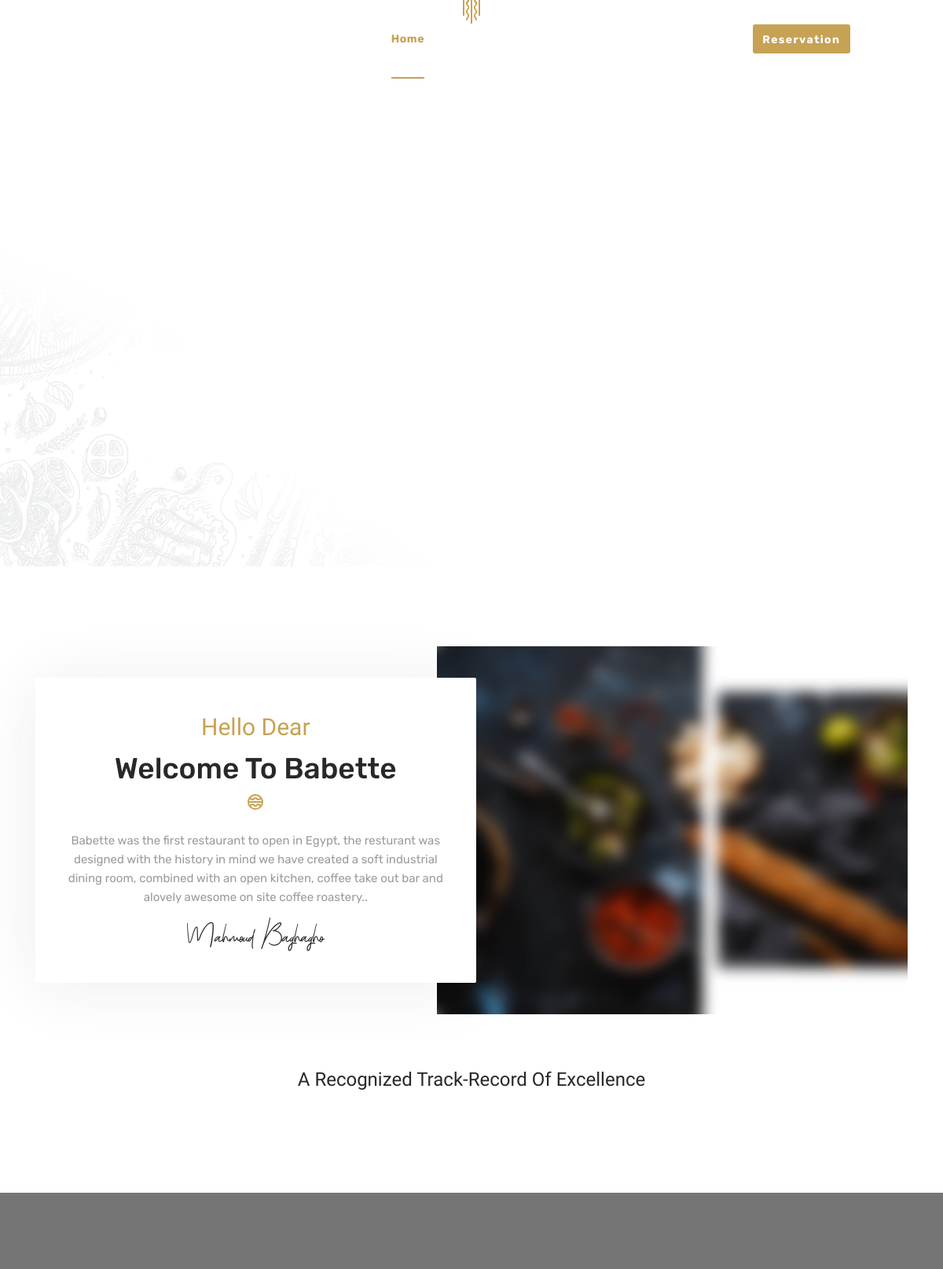
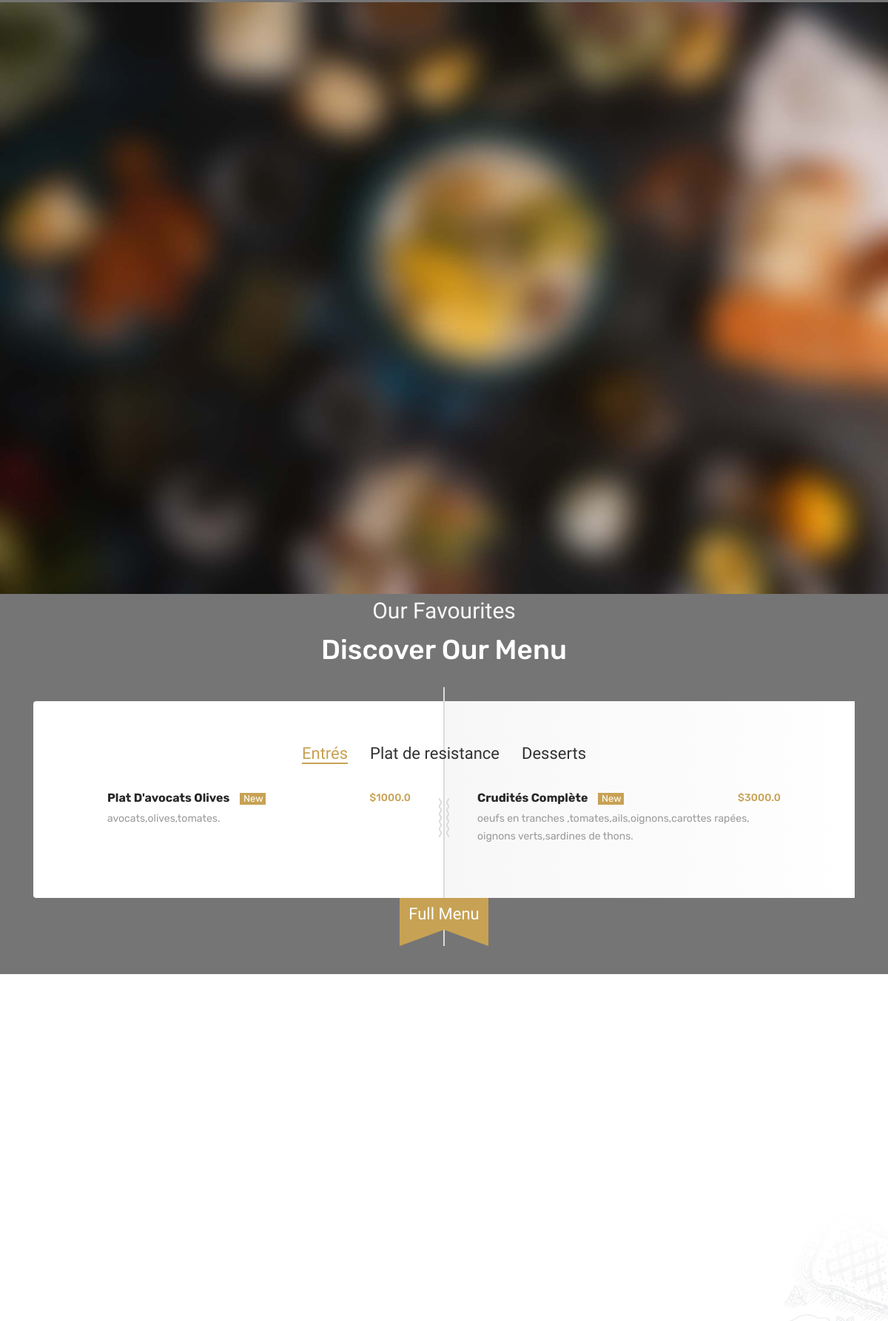
The page / (upper part) on the database its author committed (2 pictures, top to bottom).
### restaurant/models.py (models this page shows, shortened)
class Categorie(models.Model):
    titre = models.CharField(max_length=255, unique=True)
    status = models.BooleanField(default=True)
    date_add = models.DateTimeField(auto_now_add=True)
    date_update = models.DateTimeField(auto_now=True)
    class Meta:
        verbose_name = "Categorie"
        verbose_name_plural = "Categories"
    @property
    def getMenus(self) -> QuerySet:
        return self.menus.filter(status=True)
    @property
    def getMenusTwoPart(self) -> list:
        if len(self.getMenus) > 0:
            return [self.getMenus[:(self.getMenus.count() // 2)],
                    self.getMenus[(self.getMenus.count() // 2):]]
        else:
            return []

class Menu(models.Model):
    categorie = models.ForeignKey(Categorie, on_delete=models.CASCADE, related_name='menus')
    titre = models.CharField(max_length=255, unique=True)
    cover = models.ImageField('restaurant/menu')
    ingredients = models.ManyToManyField(Ingredient, related_name='menus')
    isrecommended = models.BooleanField(default=False)
    prix = models.FloatField()
    status = models.BooleanField(default=True)
    date_add = models.DateTimeField(auto_now_add=True)
    date_update = models.DateTimeField(auto_now=True)
    class Meta:
        verbose_name = "Menu"
        verbose_name_plural = "Menus"
    @property
    def isNew(self) -> bool:
        now = datetime.datetime.now()
        now = pytz.utc.localize(now)
        return (now - self.date_add).days < 30
    @property
    def getIngredients(self) -> QuerySet:
        return self.ingredients.filter(status=True)

class Ingredient(models.Model):
    titre = models.CharField(max_length=255, unique=True)
    status = models.BooleanField(default=True)
    date_add = models.DateTimeField(auto_now_add=True)
    date_update = models.DateTimeField(auto_now=True)
    class Meta:
        verbose_name = "Ingredient"
        verbose_name_plural = "Ingredients"

### restaurant/views.py (the view)
# urls.py: path('', views.blog, name='index'),
def index(request: HttpRequest) -> HttpResponse:
    if request.method == 'POST':
        place = request.POST.get('place')
        date = request.POST.get('date')
        heure = request.POST.get('heure')
        name = request.POST.get('name')
        email = request.POST.get('email')
        phone = request.POST.get('phone')
        requete = request.POST.get('requete')
        c = models.Reservation(
            place = place,
            date = date,
            heure = heure,
            name = name,
            email = email,
            phone = phone,
            requete = requete
            )
        c.save()
        return redirect('restaurant:index')
    else:
        data = {
            'categories': rest_models.Categorie.objects.filter(status=True),
            'photo':models.Menu.objects.filter(status=True).order_by('-date_add')[:8]
        }
        return render(request, 'pages/index.html', data)

### templates/pages/index.html (shortened to what this page needs)
{% extends 'bases/base.html' %}
{% load static %}
{% block content %}
    <section id="slider" class="slider slider-layout1">
    </section>
    <section class="pt-0">
      <div class="bg-img"><img src="{% static 'images/backgrounds/pattern/2.png' %}" alt="background"></div>
       <section id="bannerLayout1" class="banner banner-layout1 pb-70">
        <div class="container">
          <div class="row">
            <div class="col-sm-12 col-md-12 col-lg-12">
              <div class="banner__content">
                <div class="banner__content-text" data-aos="fade-right">
                  <div class="banner__content-text-inner">
                    <div class="heading">
                      <span class="heading__subtitle">Hello Dear</span>
                      <h2 class="heading__title">Welcome To Babette</h2>
                      <div class="heading__icon">
                      </div>
                      <p class="heading__desc">Babette was the first restaurant to open in Egypt, the resturant was
                        designed
                        with the history in mind we have created a soft industrial dining room, combined with an open
                        kitchen, coffee take out bar and alovely awesome on site coffee roastery..</p>
                      <img src="{% static 'images/about/signature.png' %}" alt="signature">
                    </div>
                  </div>
                </div>
                <div class="banner__content-img" data-aos="fade-left">
                  <img src="{% static 'images/banners/1.png' %}" alt="banner">
                </div>
              </div>
            </div>
          </div>
        </div>
      </section>
      <section id="clients" class="clients text-center py-0">
        <div class="container">
          <div class="row">
            <div class="col-sm-12 col-md-12 col-lg-8 offset-lg-2">
              <h2 class="heading__title mb-30">A recognized track-record of excellence</h2>
            </div>
          </div>
        </div>
      </section>
    </section>
    <section id="menulayout5" class="menu-layout5 pb-60 bg-overlay bg-overlay-2 bg-parallax">
      <div class="bg-img"><img src="{% static 'images/backgrounds/9.jpg' %}" alt="background"></div>
      <div class="container">
        <div class="row">
          <div class="col-sm-12 col-md-12 col-lg-6 offset-lg-3">
            <div class="heading heading-white text-center mb-50">
              <span class="heading__subtitle">Our Favourites</span>
              <h2 class="heading__title">Discover Our Menu</h2>
            </div>
          </div>
        </div>
        <div class="row">
          <div class="col-sm-12 col-md-12 col-lg-12">
            <div class="menu-wrapper">
              <nav class="nav nav-tabs justify-content-center">
                  {% for category in categories %}
                  <a class="nav__link{% if forloop.first %} active{% endif %}" data-toggle="tab" href="#tab{{ forloop.counter }}">{{ category.titre }}</a>
                  {% endfor %}
              </nav>
              <div class="tab-content">
                  {% for category in categories %}
                  <div class="tab-pane fade show{% if forloop.first %} active{% endif %}" id="tab{{ forloop.counter }}">
                  <div class="row">
                  {% for part in category.getMenusTwoPart %}
                  <div class="col-sm-12 col-md-12 col-lg-6 menu-wrapper-inner">
                        {% for menu in part %}
                        <div class="menu-item">
                        <h4 class="menu__item-title">{{ menu.titre }}</h4>
                            {% if menu.isNew %}
                            <span class="pricing__tag">New</span>
                            {% elif menu.isrecommended %}
                            <span class="pricing__tag">Recommended</span>
                            {% endif %}
                        <span class="menu__item-price">${{ menu.prix }}</span>
                        <p class="menu__item-desc">{% for ingredient in menu.getIngredients %}
                        {{ ingredient.titre }}{% if not forloop.last %}, {% else %}.{% endif %}{% endfor %}</p>
                      </div>
                        {% endfor %}
                    </div>
                  {% endfor %}
                  </div>
                </div>
                  {% endfor %}
              </div>
            </div>
          </div>
        </div>
        <div class="row">
          <div class="col-sm-12 col-md-12 col-lg-12 text-center">
            <a href="menu-classic.html" class="btn-custom">Full Menu</a>
          </div>
        </div>
      </div>
    </section>
    <section id="bannerLayout2" class="banner banner-layout2 pb-130">
      <div class="bg-img"><img src="{% static 'images/backgrounds/pattern/1.png' %}" alt="background"></div>
    </section>
{% endblock %}

### rows shown on the page
Categorie: titre "Entrés"
Categorie: titre "Plat de resistance"
Categorie: titre "Desserts"
Menu: titre "Plat D'avocats Olives", shows "New", prix "1000.0"
Ingredient: titre "avocats,olives,tomates"
Menu: titre "Crudités Complète", shows "New", prix "3000.0"
Ingredient: titre "oeufs en tranches ,tomates,ails,oignons,carottes rapées, oignons verts,sardines de thons"
